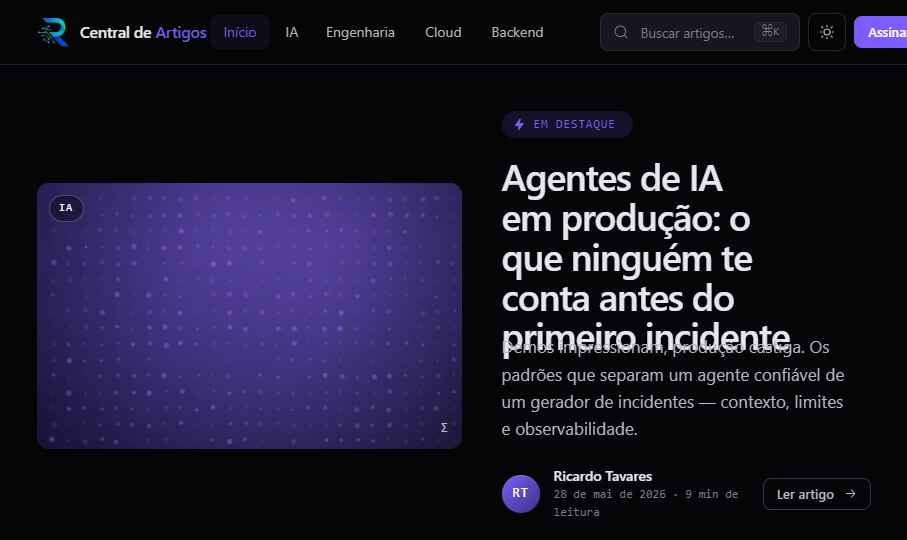
#> input picture scraps/hero-check.png, 907 x 540 px
$ python -i gerar_capa.py   (imports and definitions only)
#> lines starting #> are read from the running program, lines starting #| are printed output that depends on the picture
# -*- coding: utf-8 -*-
"""Gera a capa 1200x675 on-brand para um post do blog Rickytech.

Dois modos:
  1. Fundo por código (padrão): desenha um fundo dark violeta->ciano com grid
     e marca-d'água { }.
  2. Fundo pronto (--fundo img.png): usa uma imagem existente como fundo — ex.:
     um fundo gerado por IA (Nano Banana). Encaixa em 16:9 e escurece a esquerda
     pra legibilidade.

Em ambos, o branding (logo + wordmark, pill de categoria, título, rodapé) é
desenhado POR CÓDIGO por cima — sempre nítido e correto (IA erra texto).

Uso:
  python gerar_capa.py --titulo "Meu título" --eyebrow "IA" --saida capa.png
  python gerar_capa.py --titulo "Meu título" --eyebrow "IA" --saida capa.png \
      --fundo .ia/capas/meu-fundo.png
"""
import argparse
from pathlib import Path

from PIL import Image, ImageDraw, ImageFont, ImageFilter, ImageOps

W, H = 1200, 675
FONTS = Path(r"C:\Windows\Fonts")
VIOLET = (139, 109, 255)   # #8b6dff
CYAN = (34, 211, 238)      # #22d3ee
INK = (11, 11, 17)

# Tema de cor do fundo por categoria (glow esquerdo, glow direito).
# Dá identidade distinta a cada categoria mantendo a família da marca.
THEMES = {
    "ia":         ((139, 109, 255), (34, 211, 238)),   # violeta -> ciano
    "engenharia": ((251, 191, 36),  (139, 109, 255)),  # âmbar   -> violeta
    "backend":    ((45, 212, 191),  (96, 165, 250)),   # teal    -> azul
    "devops":     ((96, 165, 250),  (34, 211, 238)),   # azul    -> ciano
    "frontend":   ((251, 113, 133), (139, 109, 255)),  # rosa    -> violeta
    "cloud":      ((56, 189, 248),  (129, 140, 248)),  # céu     -> índigo
    "seguranca":  ((251, 113, 133), (96, 165, 250)),   # rosa    -> azul
    "carreira":   ((52, 211, 153),  (96, 165, 250)),   # verde   -> azul
}


def font(name, size):
    return ImageFont.truetype(str(FONTS / name), size)


# [33 lines left out: functions wrap, _fundo_codigo, not called in this run]


def _fundo_imagem(path: str) -> Image.Image:
    """Usa uma imagem pronta como fundo: encaixa em 16:9 e escurece a esquerda."""
#> called with path = '../../../../scraps/hero-check.png'
    base = ImageOps.fit(Image.open(path).convert("RGBA"), (W, H), Image.LANCZOS)
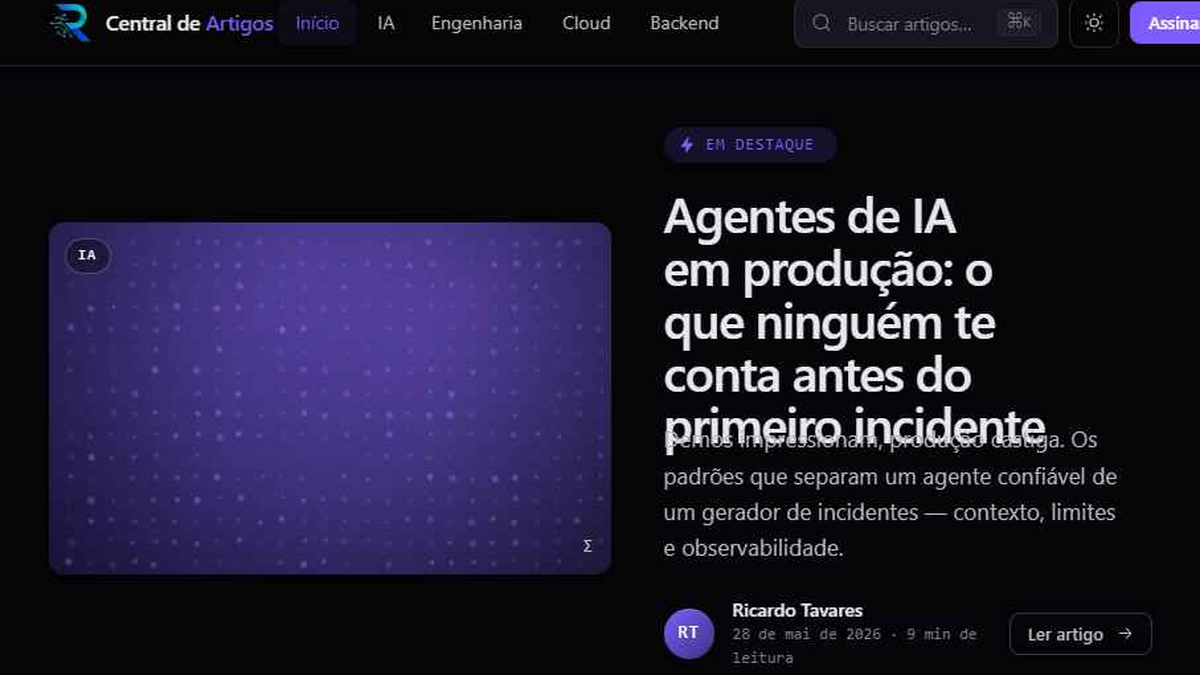
#> base: PIL image 1200x675 RGBA; mean R, G, B, A 28.9, 25.6, 45, 255
    # véu escuro degradê: forte à esquerda (área do texto), some à direita
    veil = Image.new("RGBA", (W, H), (0, 0, 0, 0))
#> veil: PIL image 1200x675 RGBA; every value is 0
    vd = ImageDraw.Draw(veil)
    for x in range(W):
        a = int(215 * max(0.0, 1 - (x / (W * 0.62))))  # ~0.62 da largura
        vd.line([(x, 0), (x, H)], fill=(6, 6, 11, a))
    base = Image.alpha_composite(base, veil)
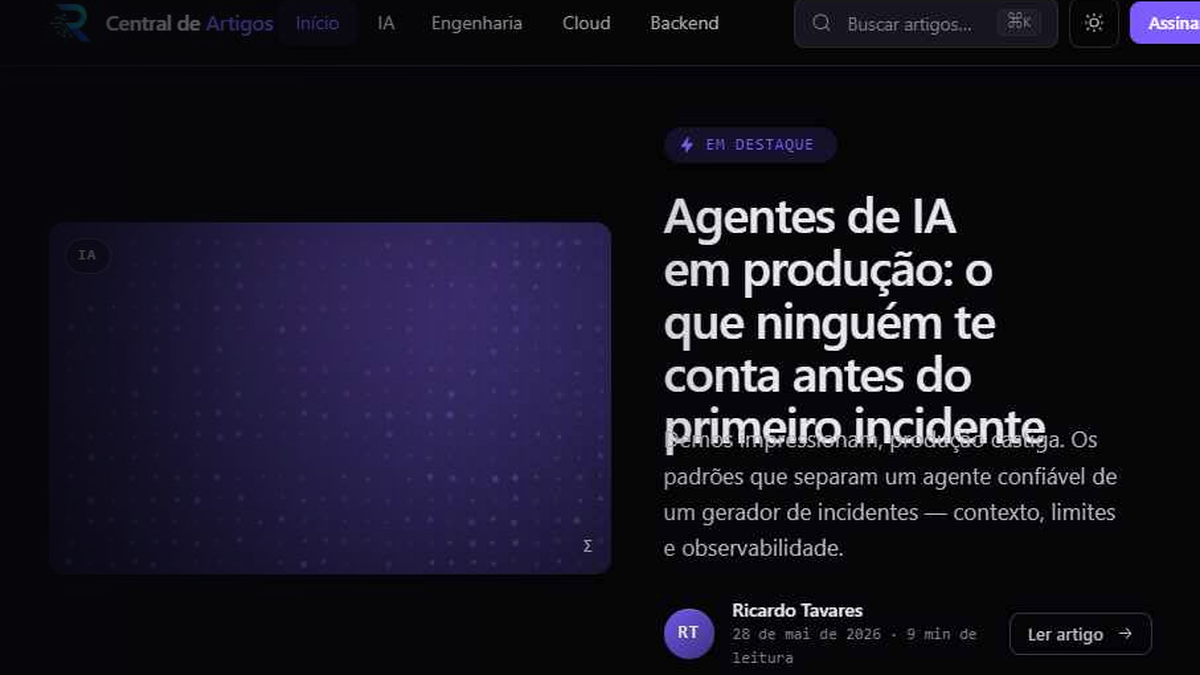
#> base: PIL image 1200x675 RGBA; mean R, G, B, A 22.7, 20.7, 33.4, 255
    # vinheta suave no canto inferior direito: esconde marca d'água de geradores
    # de IA (ex.: o ✦ do Gemini) e ancora o crédito do autor no rodapé.
    corner = Image.new("RGBA", (W, H), (0, 0, 0, 0))
    ImageDraw.Draw(corner).ellipse([W - 380, H - 250, W + 140, H + 180],
                                   fill=(6, 6, 11, 235))
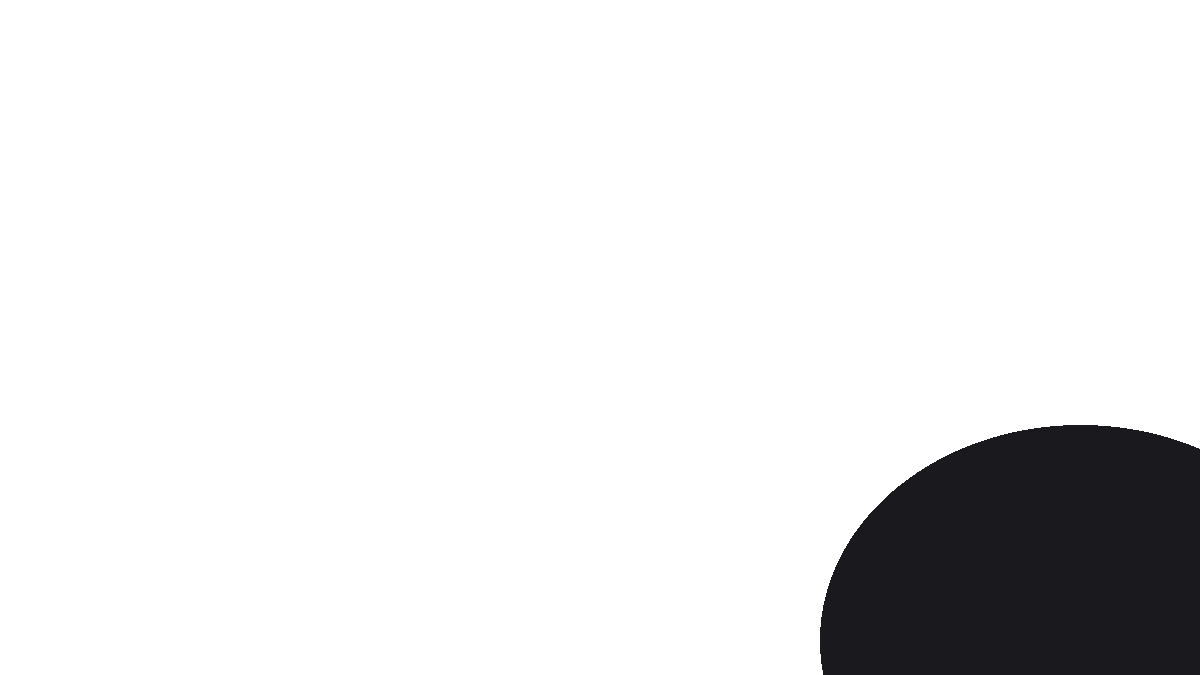
#> corner: PIL image 1200x675 RGBA; mean R, G, B, A 0.6, 0.6, 1.1, 23.8; transparent parts drawn white
    corner = corner.filter(ImageFilter.GaussianBlur(75))
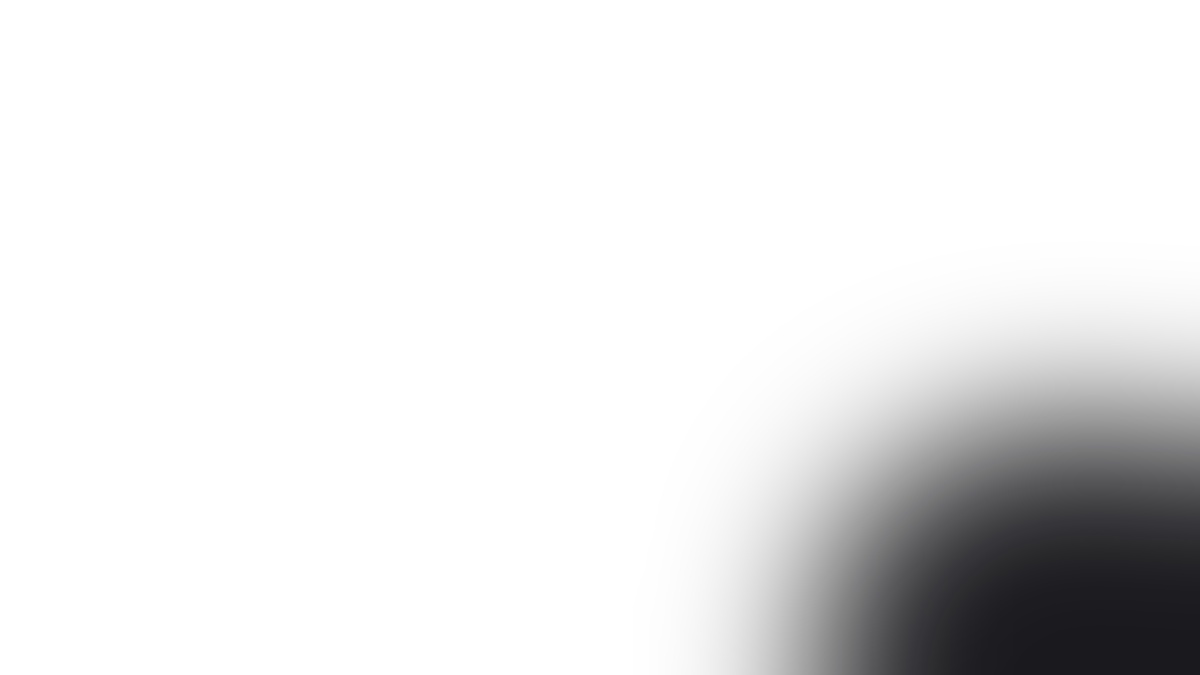
#> corner: PIL image 1200x675 RGBA; mean R, G, B, A 0.6, 0.6, 1.1, 23.7; transparent parts drawn white
    return Image.alpha_composite(base, corner)


# [46 lines left out: functions _branding, gerar, not called in this run]


# [13 lines not run here, left out]

>>> result = _fundo_imagem('../../../../scraps/hero-check.png')
